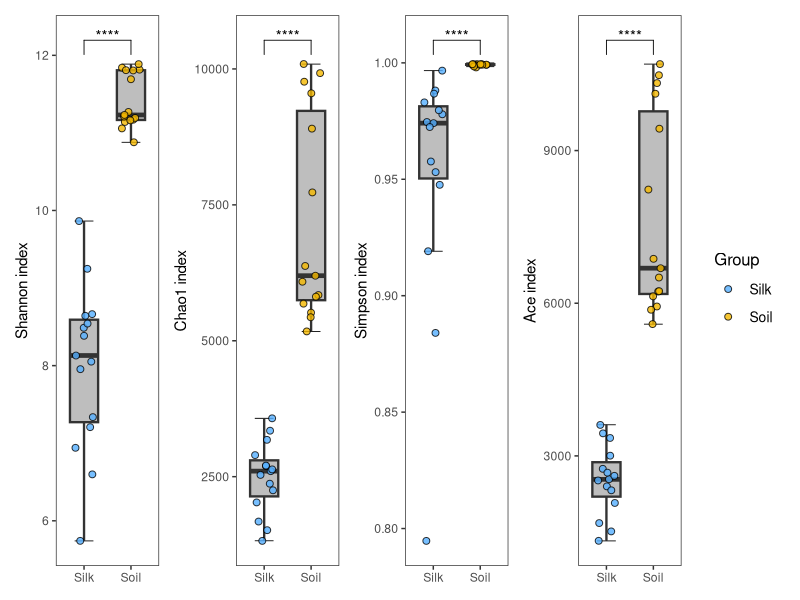
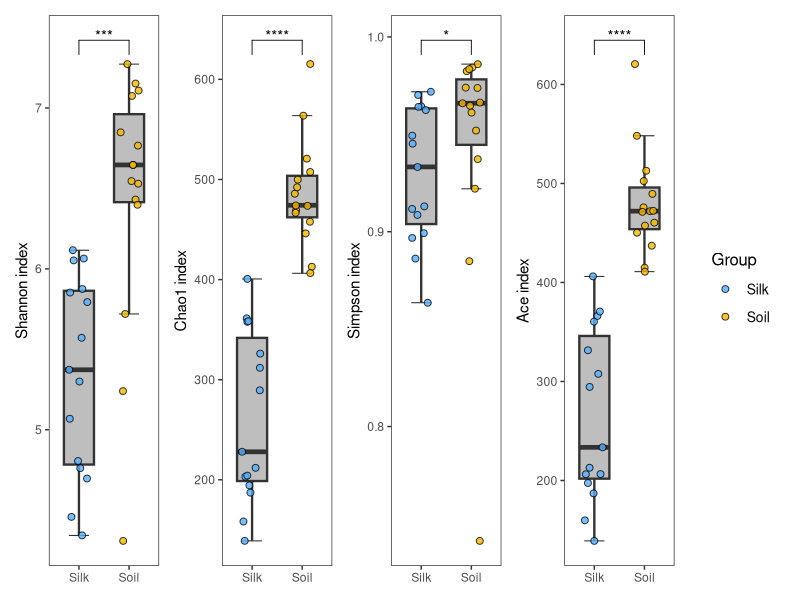

R code for these plots, in order:

library(ggplot2)
library(ggpubr)
wbwPalette <- c("#55AFFF", "#F4B800")

#16S_α_diversity
sum_table_16S <- read.table('16S_summary.alpha_diversity.txt', sep = '\t', row.name = 1, header = TRUE)
boxdat <- as.data.frame(sum_table_16S)


compaired <- list(c('Silk', 'Soil'))

#Shannon index
  p1<- ggplot(boxdat, aes(Group, shannon)) + 
  stat_boxplot(geom = 'errorbar', width = 0.4, size=0.3) + 
  geom_boxplot(fill= "gray", width = 0.6, outlier.colour = NA, size=0.8) + 
  stat_compare_means(comparisons = compaired, label = "p.signif", method = "wilcox.test", vjust = 0.6) + 
  theme_bw() + theme(panel.grid.major = element_line(colour = NA), panel.grid.minor = element_blank()) + 
  geom_jitter(aes(fill = Group), shape=21, width = 0.2, size = 2, alpha = 0.8)+ 
  scale_fill_manual(values=wbwPalette) + 
  ylab("Shannon index")+xlab(NULL)+ 
    theme(legend.position="none") 
 
  
  
  
  
#Chao1

p2<- ggplot(boxdat, aes(Group, chao)) + 
  stat_boxplot(geom = 'errorbar', width = 0.4, size=0.3) + 
  geom_boxplot(fill= "gray", width = 0.6, outlier.colour = NA, size=0.8) + 
  stat_compare_means(comparisons = compaired, label = "p.signif", method = "wilcox.test", vjust = 0.6) + 
  theme_bw() + theme(panel.grid.major = element_line(colour = NA), panel.grid.minor = element_blank()) + 
  geom_jitter(aes(fill = Group), shape=21, width = 0.2, size = 2, alpha = 0.8)+ 
  scale_fill_manual(values=wbwPalette) + 
  ylab("Chao1 index")+xlab(NULL)+ 
  theme(legend.position="none") 





#Simpson index
p3<- ggplot(boxdat, aes(Group, simpson)) + 
  stat_boxplot(geom = 'errorbar', width = 0.4, size=0.3) + 
  geom_boxplot(fill= "gray", width = 0.6, outlier.colour = NA, size=0.8) + 
  stat_compare_means(comparisons = compaired, label = "p.signif", method = "wilcox.test", vjust = 0.6) + 
  theme_bw() + theme(panel.grid.major = element_line(colour = NA), panel.grid.minor = element_blank()) + 
  geom_jitter(aes(fill = Group), shape=21, width = 0.2, size = 2, alpha = 0.8)+ 
  scale_fill_manual(values=wbwPalette) + 
  ylab("Simpson index")+xlab(NULL)+ 
  theme(legend.position="none") 






#Ace index
p4<- ggplot(boxdat, aes(Group, ace)) + 
  stat_boxplot(geom = 'errorbar', width = 0.4, size=0.3) + 
  geom_boxplot(fill= "gray", width = 0.6, outlier.colour = NA, size=0.8) +
  stat_compare_means(comparisons = compaired, label = "p.signif", method = "wilcox.test", vjust = 0.6) + 
  theme_bw() + theme(panel.grid.major = element_line(colour = NA), panel.grid.minor = element_blank()) + 
  geom_jitter(aes(fill = Group), shape=21, width = 0.2, size = 2, alpha = 0.8)+
  scale_fill_manual(values=wbwPalette) + 
  ylab("Ace index")+xlab(NULL)+ 
  theme(legend.position="none") 





library(patchwork)
pp1<- p1+p2+p3+p4+plot_layout(ncol=5, byrow= TRUE) + 
  theme(legend.position = c(1.6,0.5), 
        legend.text=element_text(size=10), 
        legend.title=element_text(size=12), 
        legend.key.size = unit(20, "pt")) 
plot(pp1)
#save image 3inchs*10inchs









#rm(list = ls())









#ITS_α_diversity
sum_table_ITS <- read.table('ITS_summary.alpha_diversity.txt', sep = '\t', row.name = 1, header = TRUE)
boxdat1 <- as.data.frame(sum_table_ITS)


compaired <- list(c('Silk', 'Soil'))


p11<- ggplot(boxdat1, aes(Group, shannon)) + 
  stat_boxplot(geom = 'errorbar', width = 0.4, size=0.3) + 
  geom_boxplot(fill= "gray", width = 0.6, outlier.colour = NA, size=0.8) + 
  stat_compare_means(comparisons = compaired, label = "p.signif", method = "wilcox.test", vjust = 0.6) + 
  theme_bw() + theme(panel.grid.major = element_line(colour = NA), panel.grid.minor = element_blank()) + 
  geom_jitter(aes(fill = Group), shape=21, width = 0.2, size = 2, alpha = 0.8)+ 
  scale_fill_manual(values=wbwPalette) + 
  ylab("Shannon index")+xlab(NULL)+ 
  theme(legend.position="none") 





#Chao1


p22<- ggplot(boxdat1, aes(Group, chao)) + 
  stat_boxplot(geom = 'errorbar', width = 0.4, size=0.3) + 
  geom_boxplot(fill= "gray", width = 0.6, outlier.colour = NA, size=0.8) + 
  stat_compare_means(comparisons = compaired, label = "p.signif", method = "wilcox.test", vjust = 0.6) + 
  theme_bw() + theme(panel.grid.major = element_line(colour = NA), panel.grid.minor = element_blank()) + 
  geom_jitter(aes(fill = Group), shape=21, width = 0.2, size = 2, alpha = 0.8)+ 
  scale_fill_manual(values=wbwPalette) + 
  ylab("Chao1 index")+xlab(NULL)+ 
  theme(legend.position="none") 



#Simpson index
p33<- ggplot(boxdat1, aes(Group, simpson)) + 
  stat_boxplot(geom = 'errorbar', width = 0.4, size=0.3) + 
  geom_boxplot(fill= "gray", width = 0.6, outlier.colour = NA, size=0.8) + 
  stat_compare_means(comparisons = compaired, label = "p.signif", method = "wilcox.test", vjust = 0.6) + 
  theme_bw() + theme(panel.grid.major = element_line(colour = NA), panel.grid.minor = element_blank()) + 
  geom_jitter(aes(fill = Group), shape=21, width = 0.2, size = 2, alpha = 0.8)+ 
  scale_fill_manual(values=wbwPalette) + 
  ylab("Simpson index")+xlab(NULL)+ 
  theme(legend.position="none") 




#Ace index
p44<- ggplot(boxdat1, aes(Group, ace)) + 
  stat_boxplot(geom = 'errorbar', width = 0.4, size=0.3) + 
  geom_boxplot(fill= "gray", width = 0.6, outlier.colour = NA, size=0.8) +
  stat_compare_means(comparisons = compaired, label = "p.signif", method = "wilcox.test", vjust = 0.6) +
  theme_bw() + theme(panel.grid.major = element_line(colour = NA), panel.grid.minor = element_blank()) + 
  geom_jitter(aes(fill = Group), shape=21, width = 0.2, size = 2, alpha = 0.8)+ 
  scale_fill_manual(values=wbwPalette) + 
  ylab("Ace index")+xlab(NULL)+ 
  theme(legend.position="none") 



library(patchwork)
pp2<-p11+p22+p33+p44+plot_layout(ncol=5, byrow= TRUE) + 
  theme(legend.position = c(1.6,0.5),
        legend.text=element_text(size=10), 
        legend.title=element_text(size=12), 
        legend.key.size = unit(20, "pt")) 
plot(pp2)
#save image 3inchs*10inchs



#Annotation from ggplot2 stat_compare_means function
####In other words, we use the following convention for symbols indicating statistical significance:
#ns: p > 0.05
#*: p <= 0.05
#**: p <= 0.01
#***: p <= 0.001
#****: p <= 0.0001


